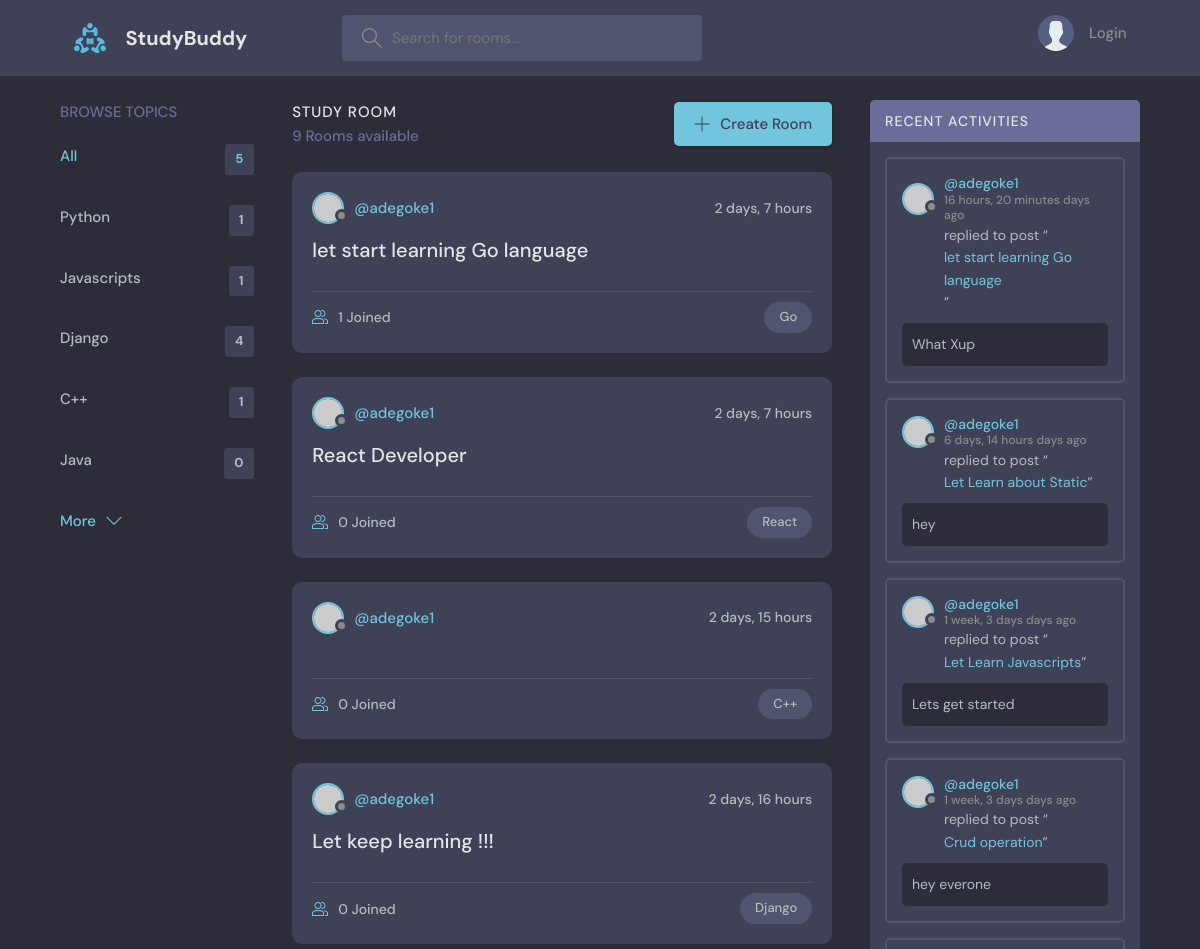
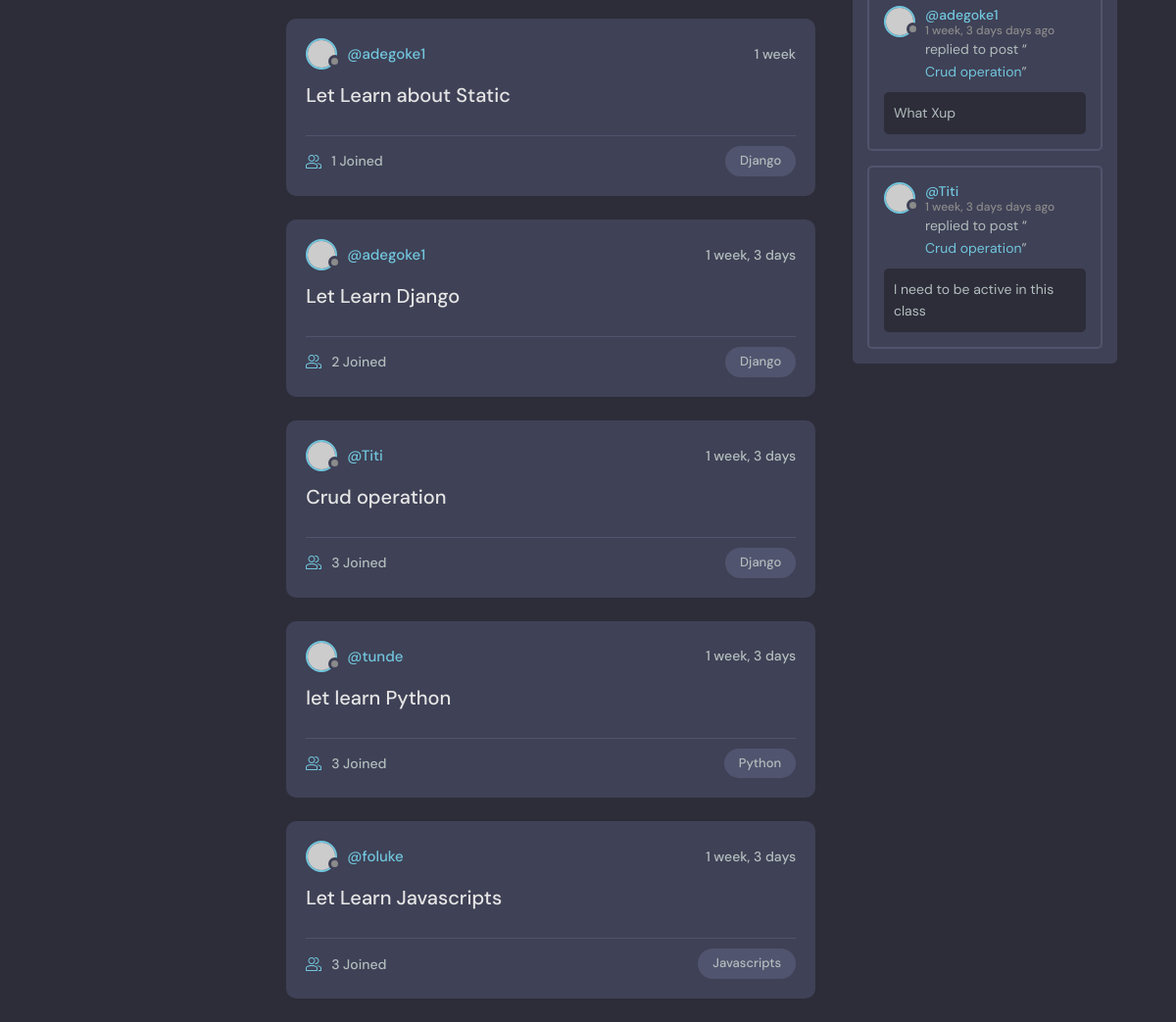
The page / on the database its author committed (2 pictures, top to bottom).
### naski/models.py (models this page shows, shortened)
class Topic(models.Model):
    topic=models.CharField(max_length=200)
    def __str__(self):
        return self.topic

class Room(models.Model):
    host=models.ForeignKey(User, on_delete=models.SET_NULL, null=True)
    topic=models.ForeignKey(Topic, on_delete=models.SET_NULL, null=True)
    name=models.CharField(max_length=200)
    description=models.TextField(null=True, blank=True)
    participants=models.ManyToManyField(User, related_name='participants', blank=True)
    updated=models.DateTimeField(auto_now_add=True)
    created=models.DateTimeField(auto_now=True)
    class Meta:
        ordering=['-created', '-updated']
    def __str__(self):
        return self.name

class Message(models.Model):
    user=models.ForeignKey(User, on_delete=models.CASCADE)
    room=models.ForeignKey(Room, on_delete=models.CASCADE)
    body=models.TextField()
    updated=models.DateTimeField(auto_now_add=True)
    created=models.DateTimeField(auto_now=True)
    class Meta:
        ordering=['-created', '-updated']

### naski/views.py (the view)
# urls.py: 2. Add a URL to urlpatterns:  path('', views.home, name='home')
def home(request):
    q=request.GET.get('q') if request.GET.get('q') != None else ''
    rooms=Room.objects.filter(Q(topic__topic__icontains=q)|
                              Q(name__icontains=q)|
                              Q(description__icontains=q))
    topics=Topic.objects.all()[0:5]
    room_count=rooms.count()
    room_messages=Message.objects.filter(Q(room__topic__topic__icontains=q))
    context={'rooms': rooms, 'topics': topics, 'room_count': room_count, 'room_messages': room_messages}
    return render(request, 'naski/home.html', context)

### naski/templates/naski/home.html (shortened to what this page needs)
{% extends 'main.html' %}
   {% block content %}
   <main class="layout layout--3">
    <div class="container">
      {% include 'naski/topic_component.html' %}
      <div class="roomList">
        <div class="roomList__header">
          <div>
            <h2>Study Room</h2>
            <p>{{room_count}} Rooms available</p>
          </div>
          <a class="btn btn--main" href="{% url 'createRoom' %}">
            <svg version="1.1" xmlns="http://www.w3.org/2000/svg" width="32" height="32" viewBox="0 0 32 32">
              <title>add</title>
              <path
                d="M16.943 0.943h-1.885v14.115h-14.115v1.885h14.115v14.115h1.885v-14.115h14.115v-1.885h-14.115v-14.115z"
              ></path>
            </svg>
            Create Room
          </a>
        </div>
       {% include 'naski/feed_component.html' %}
      </div>
      {% include 'naski/activity_component.html' %}
    </div>
  </main>
   {% endblock content %}

### naski/templates/naski/topic_component.html (shortened to what this page needs)
<div class="topics">
  <div class="topics__header">
    <h2>Browse Topics</h2>
  </div>
  <ul class="topics__list">
    <li>
      <a href="{% url 'home' %}" class="active">All <span>{{topics.count}}</span></a>
    </li>
    {% for topic in topics %}
    <li>
      <a href="{% url 'home' %}?q={{topic.topic}}">{{topic.topic}}<span>{{topic.room_set.all.count}}</span></a>
    </li>
    {% endfor %}
  </ul>
  <a class="btn btn--link" href="{% url 'topics' %}">
    More
    <svg version="1.1" xmlns="http://www.w3.org/2000/svg" width="32" height="32" viewBox="0 0 32 32">
      <title>chevron-down</title>
      <path d="M16 21l-13-13h-3l16 16 16-16h-3l-13 13z"></path>
    </svg>
  </a>
</div>

### naski/templates/naski/feed_component.html (shortened to what this page needs)
{% for room in rooms %}
<div class="roomListRoom">
  <div class="roomListRoom__header">
    <a href="{% url 'profile' room.host.id %}" class="roomListRoom__author">
      <div class="avatar avatar--small">
        <img src="https://randomuser.me/api/portraits/women/11.jpg" />
      </div>
      <span>@{{room.host.username}}</span>
    </a>
    <div class="roomListRoom__actions">
      <span> {{room.created|timesince}}</span>
    </div>
  </div>
  <div class="roomListRoom__content">
    <a href="{% url 'room' room.id %}">{{room.name}}</a>
  </div>
  <div class="roomListRoom__meta">
    <a href="{% url 'room' room.id %}" class="roomListRoom__joined">
      {{room.participants.count}} Joined
    </a>
    <p class="roomListRoom__topic">{{room.topic}}</p>
  </div>
</div>
{% endfor %}

### naski/templates/naski/activity_component.html (shortened to what this page needs)
<div class="activities">
  <div class="activities__header">
    <h2>Recent Activities</h2>
  </div>
  {% for message in room_messages %}
  <div class="activities__box">
    <div class="activities__boxHeader roomListRoom__header">
      <a href="{% url 'profile' message.user.id %}" class="roomListRoom__author">
        <div class="avatar avatar--small">
          <img src="https://randomuser.me/api/portraits/women/11.jpg" />
        </div>
        <p>
          @{{message.user}}
          <span>{{message.created|timesince}} days ago</span>
        </p>
      </a>
    </div>
    <div class="activities__boxContent">
      <p>replied to post “<a href="{% url 'room' message.room.id %}">{{message.room}}</a>”</p>
      <div class="activities__boxRoomContent">
        {{message.body}}
      </div>
    </div>
  </div>
  {% endfor %}
</div>

### rows shown on the page
Topic: topic "Python", room_set.all.count "1"
Topic: topic "Javascripts", room_set.all.count "1"
Topic: topic "Django", room_set.all.count "4"
Topic: topic "C++", room_set.all.count "1"
Topic: topic "Java", room_set.all.count "0"
Room: host.username "adegoke1", created "2 days, 7 hours", name "let start learning Go language", participants.count "1", topic "Go"
Room: host.username "adegoke1", created "2 days, 7 hours", name "React Developer", participants.count "0", topic "React"
Room: host.username "adegoke1", created "2 days, 15 hours", participants.count "0", topic "C++"
Room: host.username "adegoke1", created "2 days, 16 hours", name "Let keep learning !!!", participants.count "0", topic "Django"
Room: host.username "adegoke1", created "1 week", name "Let Learn about Static", participants.count "1", topic "Django"
Room: host.username "adegoke1", created "1 week, 3 days", name "Let Learn Django", participants.count "2", topic "Django"
Room: host.username "Titi", created "1 week, 3 days", name "Crud operation", participants.count "3", topic "Django"
Room: host.username "tunde", created "1 week, 3 days", name "let learn Python", participants.count "3", topic "Python"
Room: host.username "foluke", created "1 week, 3 days", name "Let Learn Javascripts", participants.count "3", topic "Javascripts"
Message: user "adegoke1", created "16 hours, 20 minutes", room "let start learning Go language", body "What Xup"
Message: user "adegoke1", created "6 days, 14 hours", room "Let Learn about Static", body "hey"
Message: user "adegoke1", created "1 week, 3 days", room "Let Learn Javascripts", body "Lets get started"
Message: user "adegoke1", created "1 week, 3 days", room "Crud operation", body "hey everone"
Message: user "adegoke1", created "1 week, 3 days", room "Crud operation", body "What Xup"
Message: user "Titi", created "1 week, 3 days", room "Crud operation", body "I need to be active in this class"

### other values the page prints
{{ topics.count }} "5"
{{ room_count }} "9"
